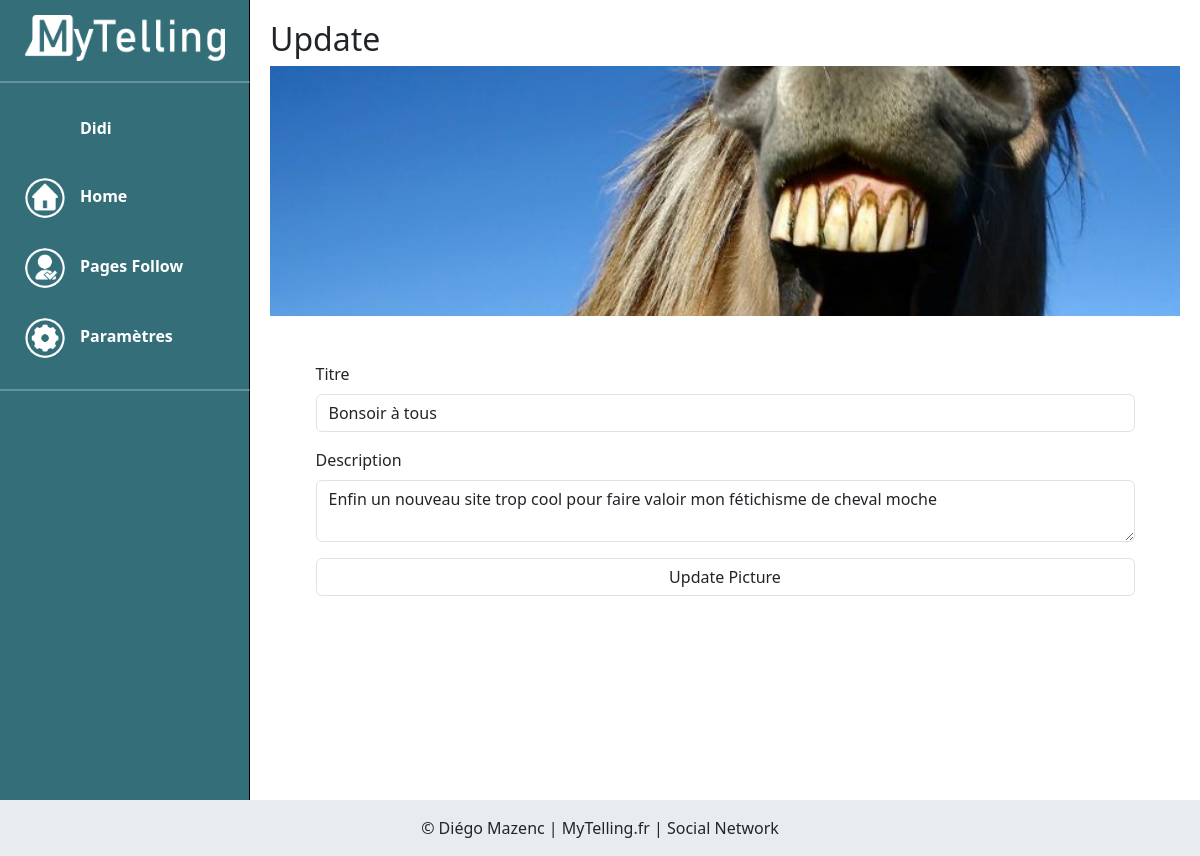
Page /index.php?page=adminupdate&id=40 (signed in) on the earlier database version.
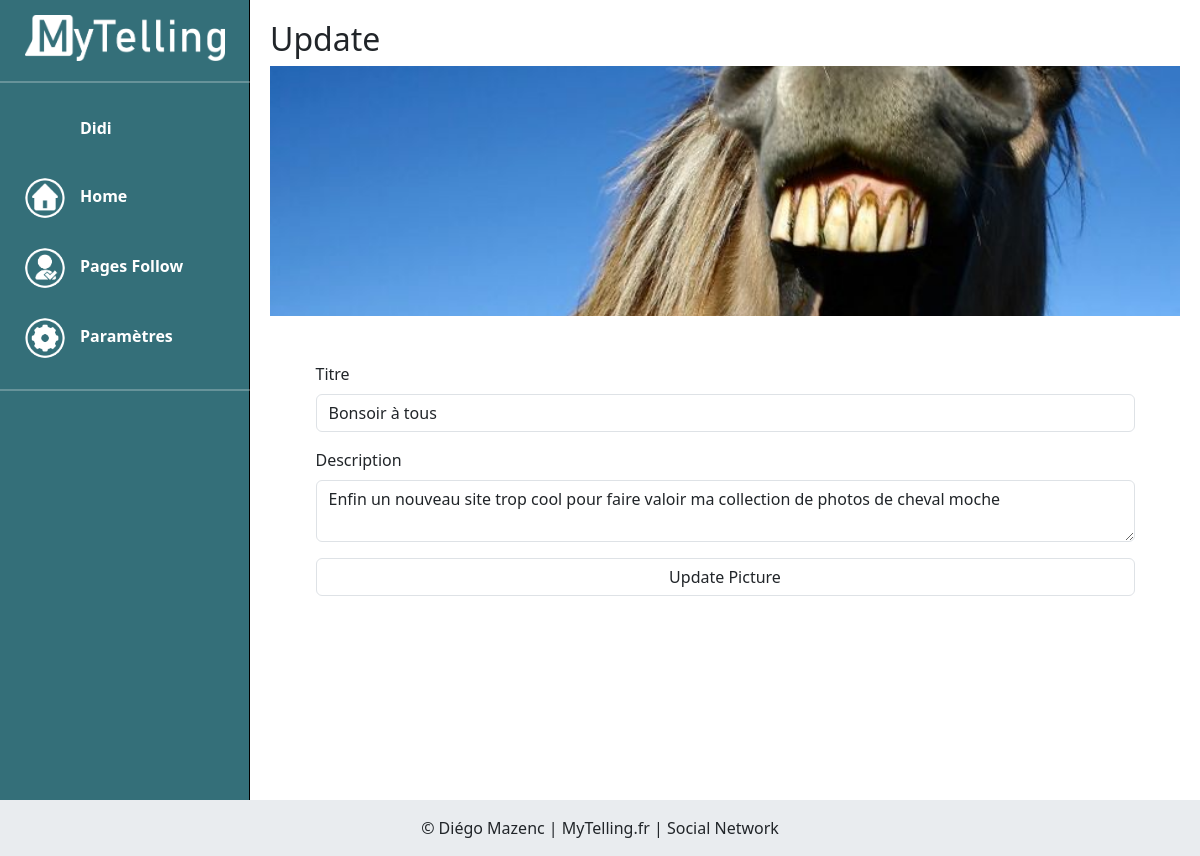
Same page on the later database version.
### tables this page shows
CREATE TABLE IF NOT EXISTS `picture` (
  `id` int(11) NOT NULL AUTO_INCREMENT,
  `actif` varchar(80) NOT NULL DEFAULT 'oui',
  `id_user` int(11) NOT NULL,
  `src` varchar(255) NOT NULL,
  `title` varchar(100) NOT NULL,
  `description` text NOT NULL,
  `created_at` timestamp NOT NULL DEFAULT current_timestamp() ON UPDATE current_timestamp(),
  `updated_at` timestamp NOT NULL DEFAULT current_timestamp(),
  PRIMARY KEY (`id`),
  KEY `FK_pictureIdUser_userId` (`id_user`)
);

### controllers/controller_adminupdate.php (called while the page is built, shortened)
<?php
require_once("./models/Picture.php");
$id = $_GET['id'];
$picture = Picture::getArticleUpdate($id);
include "./views/layout.phtml";

### index.php (called while the page is built, shortened)
<?php
require "./services/router.php";
require "./controllers/controller_{$page}.php";

### services/class/Database.php (called while the page is built, shortened)
<?php
class Database
{
    private $db_user;
    private $db_pass;
    private $db_dsn;
    private $pdo;
    public function __construct(
        $db_host = 'localhost',
        $db_name = 'my_mvc_bdd',
        $db_port = '3306',
        $db_user = 'root',
        $db_pass = ''
    ) {
        $this->db_host = $db_host;
        $this->db_port = $db_port;
        $this->db_name = $db_name;
        $this->db_user = $db_user;
        $this->db_pass = $db_pass;
        $this->db_dsn = 'mysql:host=' . $this->db_host . ';port=' . $this->db_port . ';dbname=' . $this->db_name . ';charset=utf8';
    }
    private function getPDO()
    {
        if ($this->pdo === null) {
            try {
                $db = new PDO($this->db_dsn, $this->db_user, $this->db_pass);
                $db->setAttribute(PDO::ATTR_ERRMODE, PDO::ERRMODE_EXCEPTION);
            } catch (PDOException $e) {
                echo "Oups PDO l'est pas content" . $e->getMessage();
                die();
            }
            $this->pdo = $db;
        }
        return $this->pdo;
    }
    public function selectOne($statement,$params=[]){
        $stmt = $this->getPDO()->prepare($statement);
        $stmt->execute($params);
        $result = $stmt->fetch(PDO::FETCH_ASSOC);
        return $result;
    }
}

### models/Picture.php (called while the page is built, shortened)
<?php
require_once("./services/database.php");
require_once("./services/class/Database.php");
class Picture
{
    public static function getArticleUpdate($id)
    {
        $db = new Database();
        $picture = $db->selectOne("SELECT * FROM picture WHERE id = ?",[$id]);
        return $picture;
    }
}

### views/template_adminupdate.phtml (the view)
<?php if (!isset($_SESSION['id'])){
  header("Location: index.php?page=log")
  ?>
  <?php } else {?>
<?php if ($_SESSION['admin']) { ?>
<h2>Update</h2>
<div class="imgbanniere">
<img src="<?=$picture['src'];?>" alt="<?=$picture['title'];?>">
  </div>
<form style="margin:5%" method="POST">
    <div class="mb-3">
        <label for="title" class="form-label">Titre</label>
        <input type="text" class="form-control" id="title" name="title" value="<?= $picture['title'] ;?>">
    </div>
    <div class="mb-3">
        <label for="description" class="form-label">Description</label>
        <textarea type="text" class="form-control" id="description" name="description"><?= $picture['description'] ;?></textarea>
    </div>
    <input type="submit" class="form-control" id="submit" name="submit" value="Update Picture">
</form>
<?php } else { ?>
  <p>Vous n'avez pas les autorisations nécéssaires pour accéder à cette page</p>
<?php   }; ?>
<?php } ?>

Differences in the rows shown:
changed picture "Bonsoir à tous": description "Enfin un nouveau site trop cool pour faire valoir mon fétichisme de cheval moche" → "Enfin un nouveau site trop cool pour faire valoir ma collection de photos de cheval moche"
